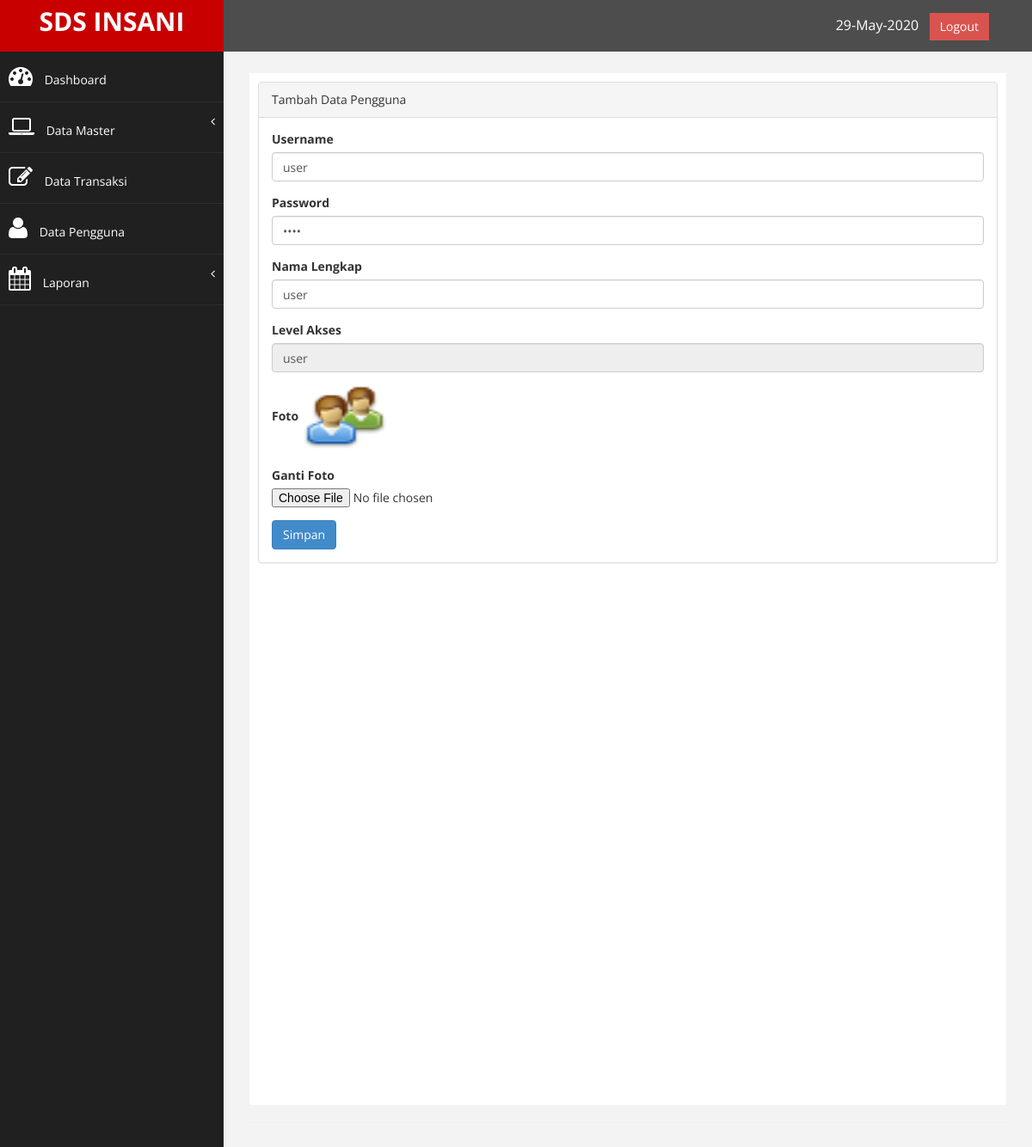
/index.php?page=pengguna&aksi=ubah&id=2 (signed in), run on the app's committed database.
### tables this page shows
CREATE TABLE `tb_user` (
  `id` int(11) NOT NULL,
  `username` varchar(100) NOT NULL,
  `password` varchar(100) NOT NULL,
  `nama` varchar(200) NOT NULL,
  `level` enum('admin','user') NOT NULL,
  `foto` varchar(200) NOT NULL
);

### page/pengguna/ubah.php (the view, shortened to what this page needs)
<?php
    $id=$_GET['id'];
    $sql = $koneksi->query("select * from tb_user where id='$id'");
    $data = $sql->fetch_assoc();
?>
<div class="panel panel-default">
<div class="panel-heading">
		Tambah Data Pengguna
 </div>
<div class="panel-body">
                            <div class="row">
                                <div class="col-md-12">
                                    <form method="POST" enctype="multipart/form-data" onsubmit="return validasi(this)" >
                                        <div class="form-group">
                                            <label>Username</label>
                                            <input class="form-control" name="username" value="<?php echo $data['username'];?>" />
                                        </div>
                                        <div class="form-group">
                                            <label>Password</label>
                                            <input class="form-control" name="pass" type="Password" id="pass" value="<?php echo $data['password'];?>"/>
                                        </div>
                                        <div class="form-group">
                                            <label>Nama Lengkap</label>
                                            <input class="form-control" name="nama" id="nama" value="<?php echo $data['nama'];?>" />
                                        </div>
                                        <div class="form-group">
                                            <label>Level Akses</label>
                                            <input class="form-control" name="level"  id="pass" value="<?php echo $data['level'];?>" readonly/>
                                        </div>
                                        <div class="form-group">
                                            <label>Foto</label>
                                            <label><img src='images/<?php echo $data['foto'];?>' width="100" height="75"></label>
                                        </div>
                                        <div class="form-group">
                                            <label>Ganti Foto</label>
                                            <input type="file" name="foto" id="foto" />
                                        </div>
                                        <div>
                                        	<input type="submit" name="simpan" value="Simpan" class="btn btn-primary">
                                        </div>
                                 </div>
                              </div>
 </div>
 </div>
 </div>

### assets/css/custom.css (style rules this page uses)
body { font-family: 'Open Sans', sans-serif; }

### data on the page
tb_user: username "user", nama "user", level "user", foto (picture)
